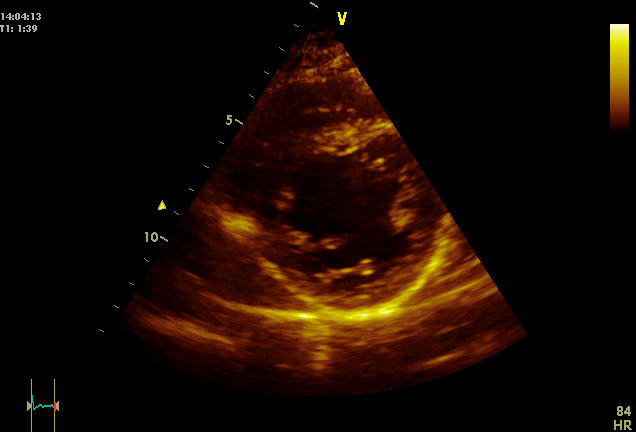
#> input picture testimages/CasoAD.bmp, 636 x 432 px
$ python -i startPoint.py   (imports and definitions only)   (older library calls are emulated)
#> lines starting #> are read from the running program, lines starting #| are printed output that depends on the picture; after the words box and inside, x2 and y2 are one past the last pixel; in counts of white or black regions, pixels touching at a corner belong together
import numpy as np
import matplotlib.pyplot as plt
import cv2
from scipy import ndimage
from scipy.ndimage import gaussian_gradient_magnitude

def getInitialPoint(img_path):
#> called with img_path = '../testimages/CasoAD.bmp'
    iniX=200
    iniY=200

    img = cv2.imread(img_path,0)
#> img: shape (432, 636); min 0, max 244, mean 12.3

    #cv2.imshow("img",img)
    #cv2.waitKey(0)
    #img[img <= (50)] = 0;
    #img[img >= (200)] = 255;
    #img = cv2.cvtColor(img), cv2.COLOR_RGB2GRAY)
    img_blur = cv2.GaussianBlur(img,(5,5),0)

    # ------------------------------
    # Binarizacao da imagem
    # ------------------------------
    ret, img_bin = cv2.threshold(img_blur,0,255,cv2.THRESH_BINARY)
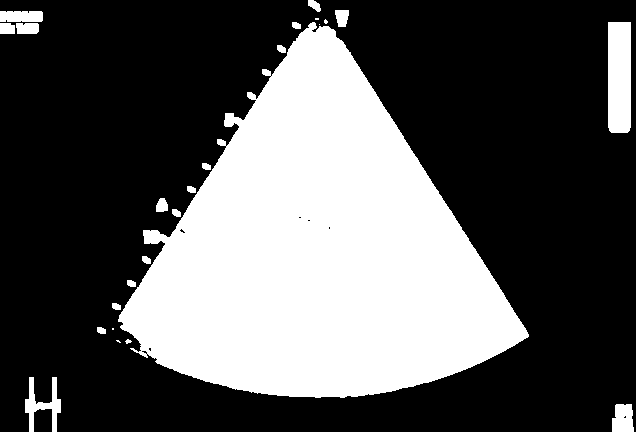
#> img_bin: shape (432, 636); 34.1% white; 25 white regions (5 under 20 px), largest, box (x1, y1, x2, y2) and area: (118, 22, 529, 398) 88088, (608, 22, 631, 133) 2537, (25, 377, 61, 432) 801

    # ------------------------------
    # Identifica a maior componente
    # ------------------------------
    connectivity = 4
    # Perform the operation
    output = cv2.connectedComponentsWithStats(img_bin, connectivity, cv2.CV_8U)

    # Rotulos das componentes identificadas
    num_labels = output[0]
#> num_labels = 26
    # Matriz com os pixels identificados com os rotulos
    labels = output[1]
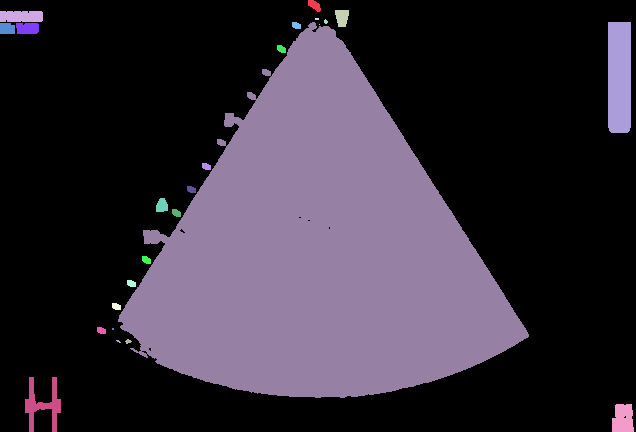
#> labels: shape (432, 636) int32; 26 distinct labels, from 0 to 25; one colour per label, 0 black

    # Matriz Estatisticas calculadas para cada componente conexa detectada
    # stats[label, COLUMN]
    # cv2.CC_STAT_LEFT The leftmost (x) coordinate which is the inclusive start of the bounding box in the horizontal direction.
    # cv2.CC_STAT_TOP The topmost (y) coordinate which is the inclusive start of the bounding box in the vertical direction.
    # cv2.CC_STAT_WIDTH The horizontal size of the bounding box
    # cv2.CC_STAT_HEIGHT The vertical size of the bounding box
    # cv2.CC_STAT_AREA The total area (in pixels) of the connected component
    stats = output[2]
#> stats = 26 rows, first 6: [0, 0, 636, 432, 180959], [308, 0, 13, 12, 98], [0, 11, 43, 11, 463], [335, 10, 14, 17, 193], [315, 18, 4, 2, 8], [324, 19, 4, 5, 14]
    # Matrix com os centroides das componentes
    centroids = output[3]
#> centroids = 26 pairs, first value 6.72 to 622.6, second value 4.94 to 418.4

    # Exibe area das componentes conexas identificadas
    #for i in np.arange(0, np.size(stats, 0)):
    #    print(str(i) +": "+str(stats[i, cv2.CC_STAT_AREA]))
    #print(stats.shape)

    # ------------------------------
    # Detecta e separa a maior componente
    # ------------------------------
    img_max = np.zeros_like(labels)
    idx_maxcomp = 1+stats[1:, cv2.CC_STAT_AREA].argmax()
#> idx_maxcomp = 9

    img_max[labels != idx_maxcomp] = 0
    img_max[labels == idx_maxcomp] = 255

    # ------------------------------
    # Desenha circulo - ROI
    # ------------------------------
    ray = 120
    roi_cx = int(centroids[idx_maxcomp,0])
#> roi_cx = 318
    roi_cy = int(centroids[idx_maxcomp,1])
#> roi_cy = 251
    img_roi = np.zeros_like(img)

    cv2.circle(img_roi, (roi_cx, roi_cy), ray, (1,0,0), -1)
#> img_roi: shape (432, 636); values 0 (black) and 1 (white), 16.5% white; 1 white region, box (x1, y1, x2, y2) and area: (198, 131, 439, 372) 45225
    img_roicrop = img_roi*img

    #img_roicrop_rect = img[roi_cy-ray:roi_cy+ray, roi_cx-ray:roi_cx+ray]
    img_roicrop_rect = img_blur[roi_cy-ray:roi_cy+ray, roi_cx-ray:roi_cx+ray]

    # ------------------------------
    # detect circles in the image
    #img_roicrop_rect[img_roicrop_rect<25] = 127;
    #img_roicrop_rect[img_roicrop_rect<50] = 0;
    stackImgShow = img_roicrop_rect
    output = img_roicrop_rect.copy()
    gray = img_roicrop_rect.copy()
    circles = cv2.HoughCircles(gray, cv2.HOUGH_GRADIENT, 5, 70, 3,param1=10,param2=100,minRadius=50,maxRadius=100)
#> circles = [[102.5, 102.5, 97], [152.5, 157.5, 69.5], [67.5, 172.5, 53], [177.5, 82.5, 53], [142.5, 237.5, 97], [232.5, 147.5, 91.5], [52.5, 52.5, 53], [22.5, 117.5, 64], [132.5, 12.5, 69.5], [7.5, 212.5, 97], [212.5, 217.5, 69.5], [237.5, 12.5, 75]]

    print("Circles.shape:")
    print(type(circles))
#| <class 'numpy.ndarray'>

    # ensure at least some circles were found
    if circles is not None:
        # convert the (x, y) coordinates and radius of the circles to integers
        circles = np.round(circles[0, :]).astype("int")
#> circles = [[102, 102, 97], [152, 158, 70], [68, 172, 53], [178, 82, 53], [142, 238, 97], [232, 148, 92], [52, 52, 53], [22, 118, 64], [132, 12, 70], [8, 212, 97], [212, 218, 70], [238, 12, 75]]
        print(circles.shape)
#| (12, 3)

        idxDelete=[]
        i=0
        for (x, y, r) in circles:
            print("(x, y, r) = ({}, {}, {})".format(x, y, r))
            if x-r < 0 or x+r > 2*ray:
                idxDelete.append(i)
            if y-r < 0 or y+r > 2*ray:
                idxDelete.append(i)
            # [4 lines of commented-out code are left out]
            i=i+1
#> this loop made 12 passes
#| (x, y, r) = (102, 102, 97)
#| (x, y, r) = (152, 158, 70)
#| (x, y, r) = (68, 172, 53)
#| (x, y, r) = (178, 82, 53)
#| (x, y, r) = (142, 238, 97)
#| (x, y, r) = (232, 148, 92)
#| (x, y, r) = (52, 52, 53)
#| (x, y, r) = (22, 118, 64)
#> (further printed lines are left out)
#> after the loop, i = 12; idxDelete = [4, 5, 6, 6, 7, 8, 9, 9, 10, 10, 11, 11]

        print("\ncircles.shape => before:")
        print(circles.shape)
#| (12, 3)
        circles = np.delete(circles, idxDelete, 0)
#> circles = [[102, 102, 97], [152, 158, 70], [68, 172, 53], [178, 82, 53]]
        print("\ncircles.shape => np.delete:")
        print(circles.shape)
#| (4, 3)

        if circles is not None and np.size(circles, 0) > 0:

            idxCircleLargest = circles[:,2].argmax()
#> idxCircleLargest = 0
            print("\nidxCircleLargest:")
            print(idxCircleLargest)
#| 0

            # loop over the (x, y) coordinates and radius of the circles
            i=0
            sumPixelsNew=0
            sumPixelsOld=999999
            idxMoreDark=0
            for (x, y, r) in circles:
                print(str(i)+": raio ="+str(r));

                # draw the circle in the output image, then draw a rectangle
                # corresponding to the center of the circle
                #if idxCircleLargest == i:
                print("Plot circle index" + str(i))
                mask = np.zeros((np.size(img_roicrop_rect,0),np.size(img_roicrop_rect,1)),dtype=np.uint8)
                #AM: Original:
                #cv2.circle(output, (x, y), r, (255, 0, 0), 4)
                cv2.circle(mask, (x, y), r, (1, 1, 1), -1,8,0)
                miniCircularCrop = (mask)*img_roicrop_rect
                #sumPixelsNew=miniCircularCrop.sum()

                #AM: Identifica o círculo com região mais escura
                if sumPixelsNew<sumPixelsOld:
                   sumPixelsOld=sumPixelsNew
                   idxMoreDark=i

                stackImgShow = np.hstack([stackImgShow, miniCircularCrop])
                #cv2.imshow("roi-mini-circle",miniCircularCrop)
                #cv2.waitKey(0)

                #img_roicrop_rect
                #break;

                i = i+1
#> this loop made 4 passes
#> (x, y, r, sumPixelsOld, idxMoreDark) on pass 1: (102, 102, 97, 0, 0)
#| 0: raio =97
#| Plot circle index0
#| 1: raio =70
#| Plot circle index1
#| 2: raio =53
#| Plot circle index2
#| 3: raio =53
#| Plot circle index3
#> pass 1, in getInitialPoint, `stackImgShow = np.hstack([stackImgShow, miniCircularCrop])`:
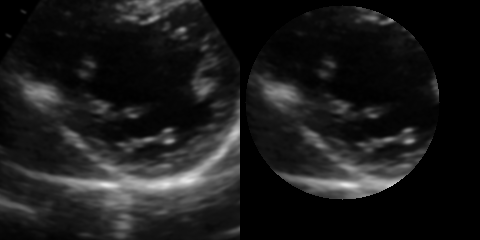
#> stackImgShow: shape (240, 480); min 0, max 231, mean 26.7
#> after the loop: mask: shape (240, 240); values 0 (black) and 1 (white), 15.3% white; 1 white region, box (x1, y1, x2, y2) and area: (125, 29, 232, 136) 8809
#> after the loop:
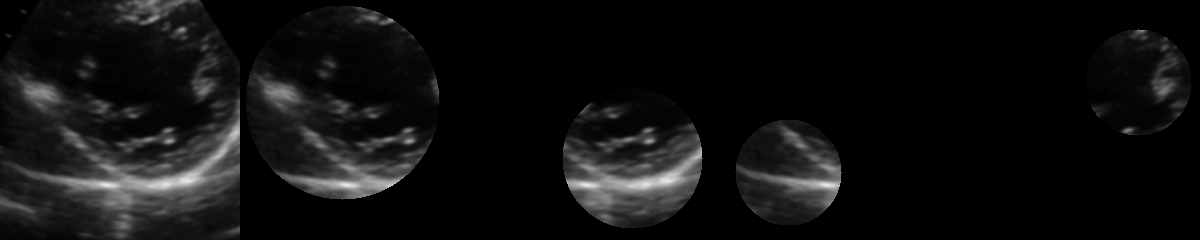
#> stackImgShow: shape (240, 1200); min 0, max 231, mean 16.1
#> after the loop, i = 4; idxMoreDark = 0; sumPixelsOld = 0

            #AM: A partir do circulo detectado, coleta x, y, c para plotar
            (x, y, r) = circles[idxMoreDark,:]
#> x = 102; y = 102; r = 97
            cv2.circle(output, (x, y), r, (255, 0, 0), 4)
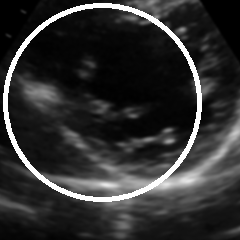
#> output: shape (240, 240); min 0, max 255, mean 48.3

            #-------------------------------------
            #AM: Mini circulos de análise
            #-------------------------------------
            r_mini = int(r/3)
#> r_mini = 32
            circle_mini = []
            circle_mini.append([x-r_mini, y])
            circle_mini.append([x+r_mini, y])
            circle_mini.append([x, y-r_mini])
            circle_mini.append([x, y+r_mini])
            circle_mini.append([x-r_mini, y-r_mini])
            circle_mini.append([x-r_mini, y+r_mini])
            circle_mini.append([x+r_mini, y-r_mini])
            circle_mini.append([x+r_mini, y+r_mini])
            circle_mini.append([x, y])

            #-----------------------------
            # Identifica o circulo inscrito no circulo maior cuja sobreposição
            # seja mais escura
            #-----------------------------
            iMini=0
            sumPixelsNewMini=0
            sumPixelsOldMini=999999
            idxMoreDarkMini=0
            for (x,y) in circle_mini:
                mask = np.zeros((np.size(img_roicrop_rect,0),np.size(img_roicrop_rect,1)),dtype=np.uint8)
                #cv2.circle(output, (x, y), r, (255, 0, 0), 4)
                cv2.circle(mask, (x, y), r_mini, (1, 1, 1), -1,8,0)
                miniCircularCrop = (mask)*img_roicrop_rect
                sumPixelsNewMini=miniCircularCrop.sum()

                #AM: Identifica o círculo com região mais escura
                if sumPixelsNewMini<sumPixelsOldMini:
                   sumPixelsOldMini=sumPixelsNewMini
                   idxMoreDarkMini=iMini

                iMini=iMini+1
#> this loop made 9 passes
#> (x, y, sumPixelsNewMini, sumPixelsOldMini) on passes 1, 2, 3, 7: (70, 102, 114809, 114809), (134, 102, 35874, 35874), (102, 70, 28778, 28778), (134, 70, 17458, 17458)
#> (x, y, sumPixelsNewMini) on passes 4, 5, 6, 8, 9: (102, 134, 123303), (70, 70, 52551), (70, 134, 113526), (134, 134, 89442), (102, 102, 58279)
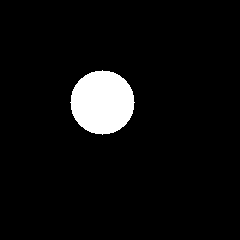
#> mask: shape (240, 240); values 0 (black) and 1 (white), 5.6% white; 1 white region, box (x1, y1, x2, y2) and area: (70, 70, 135, 135) 3209
#> after the loop, iMini = 9; idxMoreDarkMini = 6; sumPixelsOldMini = 17458

            print("idxMoreDarkMini: ")
            print(idxMoreDarkMini)
#| 6
            print(np.size(circle_mini,0))
#| 9
            #AM: A partir do mini circulo detectado, coleta x, y, c para plotar
            [x, y] = circle_mini[idxMoreDarkMini]
#> x = 134; y = 70
            cv2.circle(output, (x, y), r_mini, (127, 0, 0), 4)
            cv2.rectangle(output, (x - 5, y - 5), (x + 5, y + 5), (127, 0, 0), -1)

            print("Centro Big ROI:")
            print([roi_cx, roi_cy])
#| [318, 251]

            print("Centro Little ROI:")
            print([x, y])
#| [134, 70]

            iniX=(roi_cx-ray) + x #+ (2*ray-x)
#> iniX = 332
            iniY=(roi_cy-ray) + y #(2*ray-y)
#> iniY = 201
        else:
            print("nenhum circulo detectado!")
            iniX=roi_cx
            iniY=roi_cy
    else:
        print("nenhum circulo detectado!")
        iniX=roi_cx
        iniY=roi_cy
        # show the output image

    cv2.imshow("output", np.hstack([stackImgShow, output]))
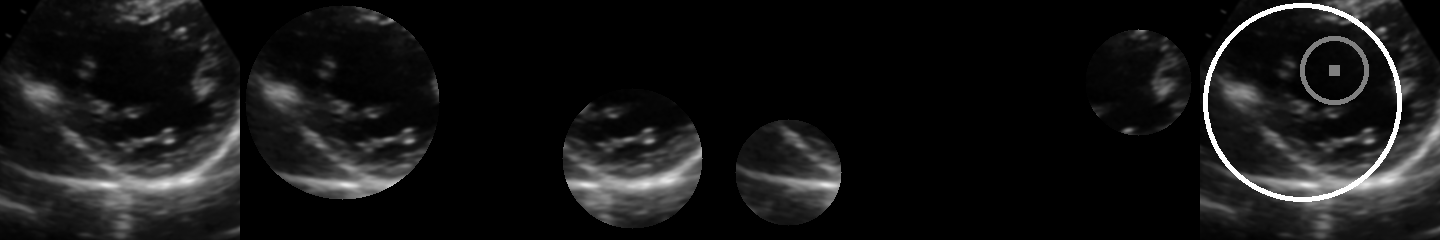
#> window 'output': shape (240, 1440); min 0, max 255, mean 21.9
    cv2.waitKey(0)
    #plt.title('Roi')
    #plt.imshow(output)

    return [iniX, iniY]

###########################################################################################

>>> result = getInitialPoint('../testimages/CasoAD.bmp')
#> result = [332, 201]

$ run again, on testimages/CasoBD.bmp
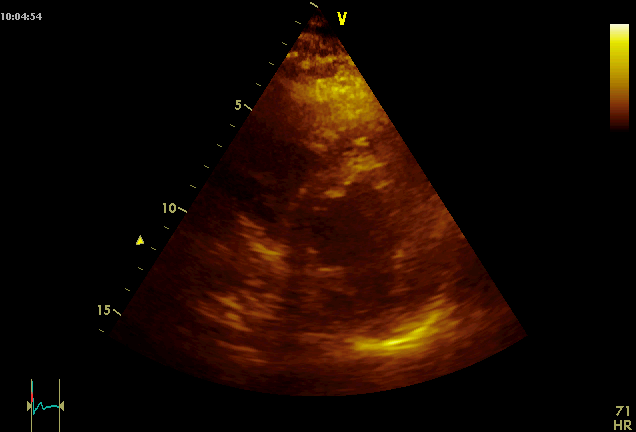
#> input picture testimages/CasoBD.bmp, 636 x 432 px
#> in getInitialPoint, `ret, img_bin = cv2.threshold(img_blur,0,255,cv2.THRESH_BINARY)`:
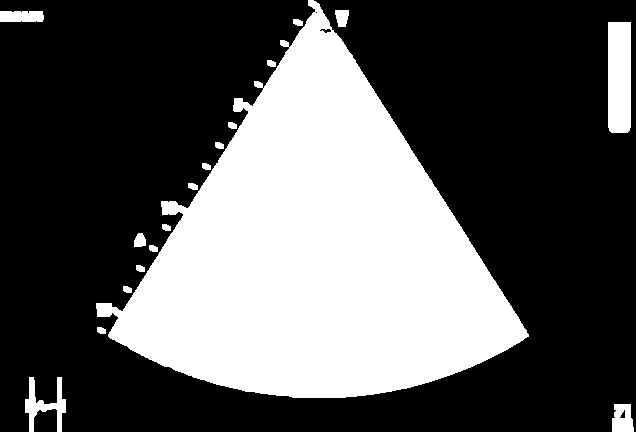
#> img_bin: shape (432, 636); 34.4% white; 18 white regions, largest, box (x1, y1, x2, y2) and area: (96, 0, 529, 398) 89304, (608, 22, 631, 133) 2537, (25, 377, 66, 432) 890
#> num_labels = 19
#> labels: shape (432, 636) int32; 19 distinct labels, from 0 to 18
#> stats = 19 rows, first 6: [0, 0, 636, 432, 180119], [96, 0, 433, 398, 89304], [0, 11, 44, 11, 471], [335, 10, 14, 17, 193], [293, 19, 10, 7, 58], [608, 22, 23, 111, 2537]
#> centroids = 19 rows, first 8: [315.5, 199], [316.6, 251.2], [21.21, 16.04], [341.6, 17.06], [297.5, 22], [619, 76.66], [270.9, 63.09], [231.9, 125.1]
#> idx_maxcomp = 1
#> roi_cx = 316
#> roi_cy = 251
#> img_roi: shape (432, 636); values 0 (black) and 1 (white), 16.5% white; 1 white region, box (x1, y1, x2, y2) and area: (196, 131, 437, 372) 45225
#> in getInitialPoint, `circles = cv2.HoughCircles(gray, cv2.HOUGH_GRADIENT, 5, 70, 3,param1=1..`: circles = [[122.5, 102.5, 97], [77.5, 162.5, 69.5], [162.5, 167.5, 58.5], [227.5, 92.5, 97], [72.5, 52.5, 53], [117.5, 237.5, 97], [172.5, 47.5, 53], [7.5, 102.5, 80.5], [237.5, 167.5, 69.5], [222.5, 237.5, 80.5], [12.5, 222.5, 69.5]]
#| <class 'numpy.ndarray'>
#> in getInitialPoint, `circles = np.round(circles[0, :]).astype("int")`: circles = [[122, 102, 97], [78, 162, 70], [162, 168, 58], [228, 92, 97], [72, 52, 53], [118, 238, 97], [172, 48, 53], [8, 102, 80], [238, 168, 70], [222, 238, 80], [12, 222, 70]]
#| (11, 3)
#> the loop in getInitialPoint, `for (x, y, r) in circles:` made 11 passes
#> (printed output is left out)
#> after the loop in getInitialPoint, `for (x, y, r) in circles:`: i = 11; idxDelete = [3, 3, 4, 5, 6, 7, 8, 9, 9, 10, 10]
#| (11, 3)
#> in getInitialPoint, `circles = np.delete(circles, idxDelete, 0)`: circles = [[122, 102, 97], [78, 162, 70], [162, 168, 58]]
#| (3, 3)
#> idxCircleLargest = 0
#| 0
#> the loop in getInitialPoint, `for (x, y, r) in circles:` made 3 passes
#> (x, y, r, sumPixelsOld, idxMoreDark) on pass 1: (122, 102, 97, 0, 0)
#> (printed output is left out)
#> after the loop in getInitialPoint, `for (x, y, r) in circles:`: i = 3; idxMoreDark = 0
#> in getInitialPoint, `(x, y, r) = circles[idxMoreDark,:]`: x = 122; y = 102; r = 97
#> r_mini = 32
#> the loop in getInitialPoint, `for (x,y) in circle_mini:` made 9 passes
#> (x, y, sumPixelsNewMini, sumPixelsOldMini) on passes 1, 2, 5: (90, 102, 101781, 101781), (154, 102, 65778, 65778), (90, 70, 59039, 59039)
#> after the loop in getInitialPoint, `for (x,y) in circle_mini:`: iMini = 9; idxMoreDarkMini = 4; sumPixelsOldMini = 59039
#| 4
#| 9
#> in getInitialPoint, `[x, y] = circle_mini[idxMoreDarkMini]`: x = 90; y = 70
#| [316, 251]
#| [90, 70]
#> iniX = 286
#> iniY = 201
#> in getInitialPoint, `cv2.imshow("output", np.hstack([stackImgShow, output]))`:
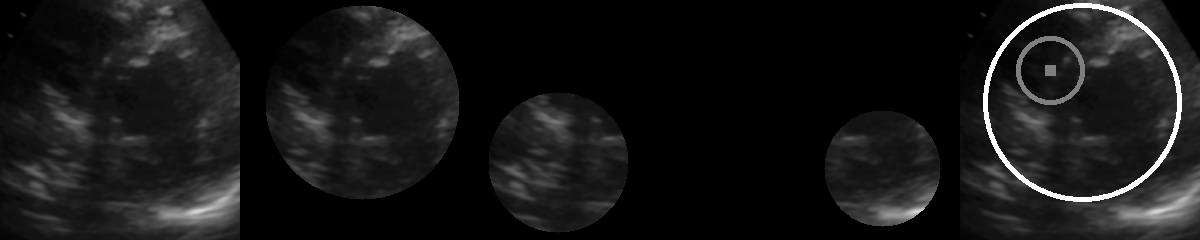
#> window 'output': shape (240, 1200); min 0, max 255, mean 23
#> result = [286, 201]
